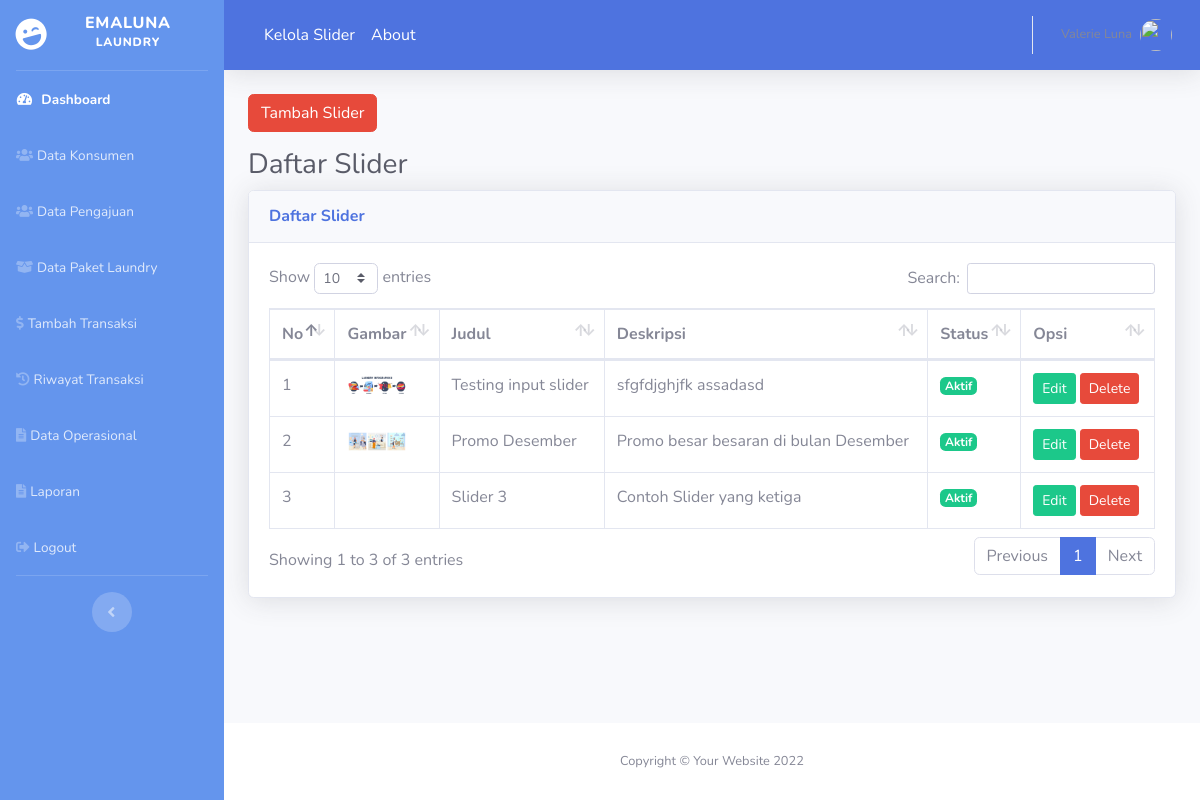
Page /index.php/slider on the committed database.
### tables this page shows
CREATE TABLE `slider` (
  `id_slider` int(11) NOT NULL,
  `judul_slider` varchar(50) NOT NULL,
  `deskripsi_slider` text NOT NULL,
  `status_slider` varchar(20) NOT NULL,
  `gambar_slider` varchar(100) NOT NULL
);

### application/controllers/Slider.php (called while the page is built, shortened)
<?php
class Slider extends CI_Controller {
  public function __construct(){
    $this->load->model('slider_model');
  }
  public function index(){
    $data['content'] = 'backend/slider/slider';
    $data['title'] = 'Daftar Slider';
    $data['slider'] = $this->slider_model->getSlider();
    $this->load->view('backend/dashboard', $data);
  }
}

### index.php (called while the page is built, shortened)
<?php
require_once BASEPATH.'core/CodeIgniter.php';

### application/models/Slider_model.php (called while the page is built, shortened)
<?php
class Slider_model extends CI_Model {
    public function getSlider(){
      $result = $this->db->get('slider')->result();
      return $result;
    }
}

### application/views/backend/slider/slider.php (the view, shortened to what this page needs)
<div class="container-fluid">
  <div class="row mb-3">
    <div class="col-md-12">
      <a href="<?= base_url('slider/tambah'); ?>" class="btn btn-danger">Tambah Slider</a>
    </div>
  </div>
  <h1 class="h3 mb-2 text-gray-800"><?= $title; ?></h1>
  <div class="card shadow mb-4">
    <div class="card-header py-3">
      <h6 class="m-0 font-weight-bold text-primary"><?= $title; ?></h6>
    </div>
    <div class="card-body">
      <div class="table-responsive">
        <table class="table table-bordered" id="dataTable" width="100%" cellspacing="0">
          <thead>
            <tr>
              <th>No</th>
              <th>Gambar</th>
              <th>Judul</th>
              <th>Deskripsi</th>
              <th>Status</th>
              <th>Opsi</th>
            </tr>
          </thead>
          <tbody>
            <?php
            $no = 1;
            foreach($slider as $row): ?>
            <tr>
              <td><?= $no++; ?></td>
              <td>
                <a href="<?= base_url('assets/images/slider/') . $row->gambar_slider?>" target="_blank">
                  <img src="<?= base_url('assets/images/slider/') . $row->gambar_slider?>" alt="" width="60">
                </a>
              </td>
              <td><?= $row->judul_slider; ?></td>
              <td><?= $row->deskripsi_slider; ?></td>
              <td>
                <?php if($row->status_slider == "Aktif"): ?>
                  <span class="badge badge-success">Aktif</span>
                <?php else: ?>
                  <span class="badge badge-danger">Tidak Aktif</span>
                <?php endif; ?>
              </td>
              <td>
                <a href="<?= base_url('slider/edit/') . $row->id_slider?>" class="btn btn-success btn-sm">Edit</a>
                <a href="<?= base_url('slider/delete/') . $row->id_slider?>" class="btn btn-danger btn-sm" onclick="return confirm('Yakin hapus?')">Delete</a>
              </td>
            </tr>
            <?php endforeach; ?>
          </tbody>
        </table>
      </div>
    </div>
  </div>
</div>

### rows in the picture
slider: gambar_slider (picture), judul_slider "Testing input slider", deskripsi_slider "sfgfdjghjfk assadasd", status_slider "Aktif"
slider: gambar_slider (picture), judul_slider "Promo Desember", deskripsi_slider "Promo besar besaran di bulan Desember", status_slider "Aktif"
slider: judul_slider "Slider 3", deskripsi_slider "Contoh Slider yang ketiga", status_slider "Aktif"

### other values in the picture
$title "Daftar Slider"
